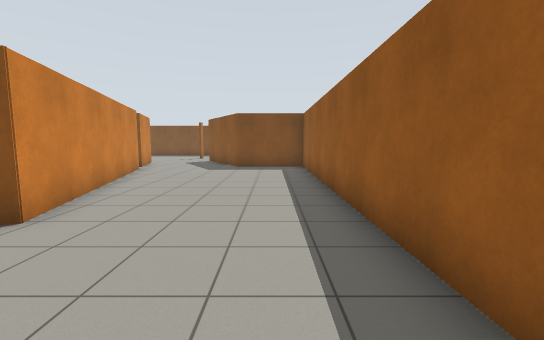
view 1 (above)

24 first-person views from a walk through a world built for the Gazebo simulator. The camera is 1.2 m above the floor, tilts 6° down and sees 90° across. The floor is counted in squares, 1 m on a side. Each view is taken from the middle of a square. On the plan, view 1 faces up. The plan holds only what a view shows up to about 12 squares ahead; the rest is blank.

view 2
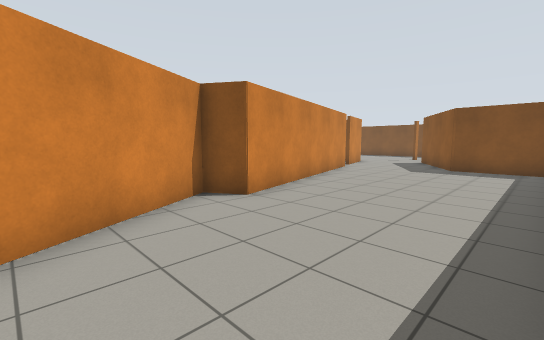

view 3
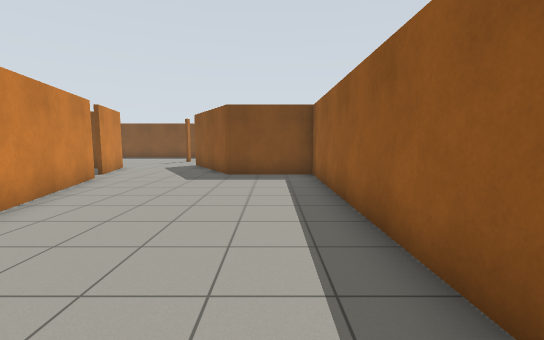

view 4
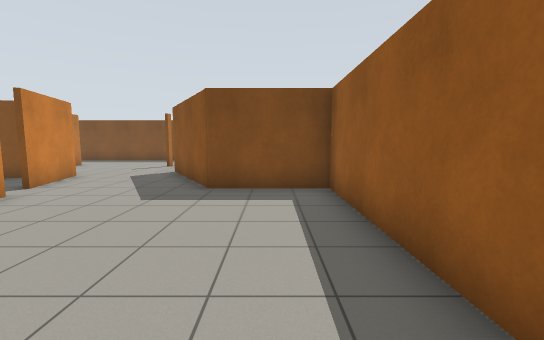

view 5
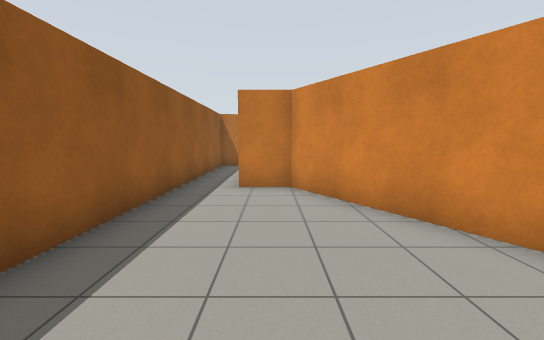

view 6
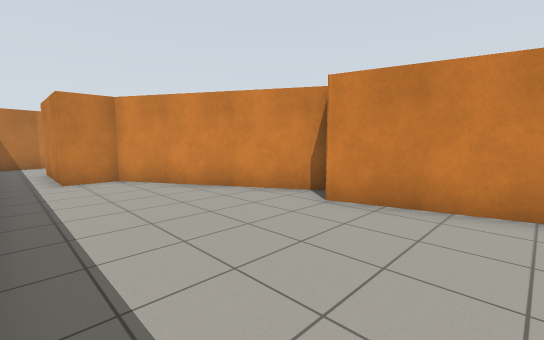

view 7
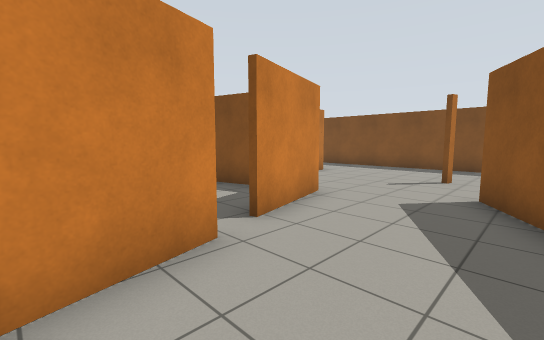

view 8
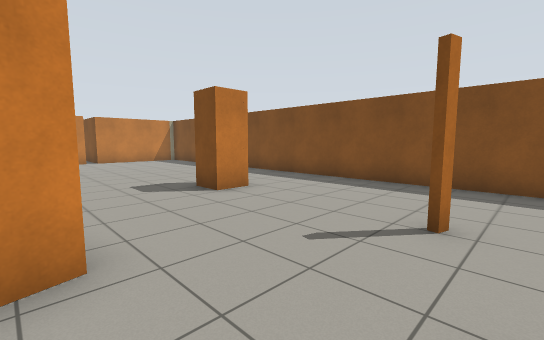

view 9
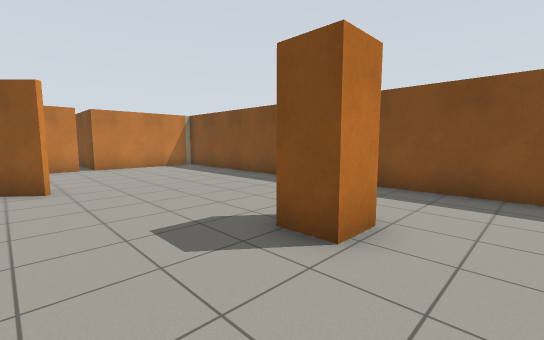

view 10
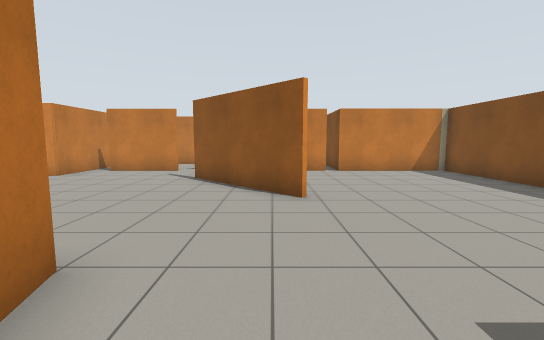

view 11
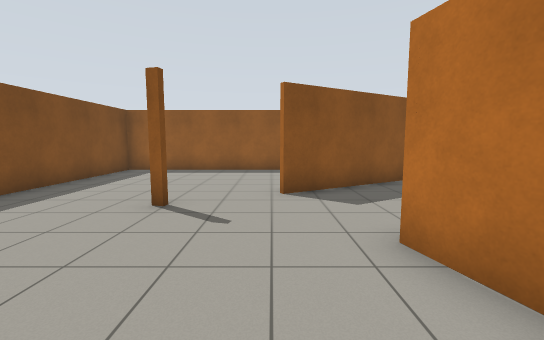

view 12
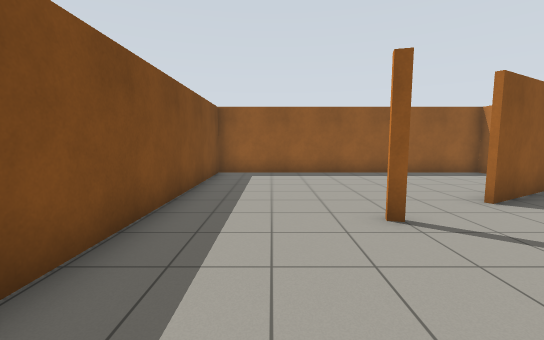

view 13
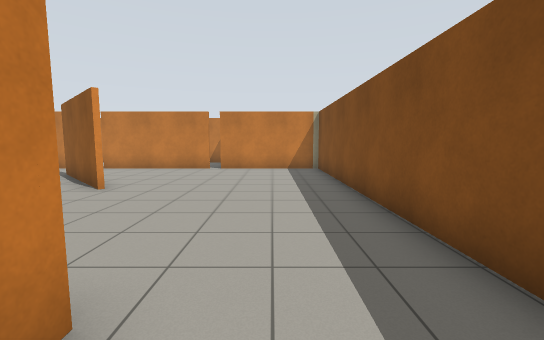

view 14
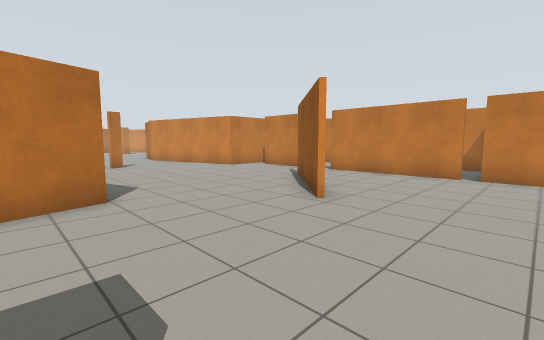

view 15
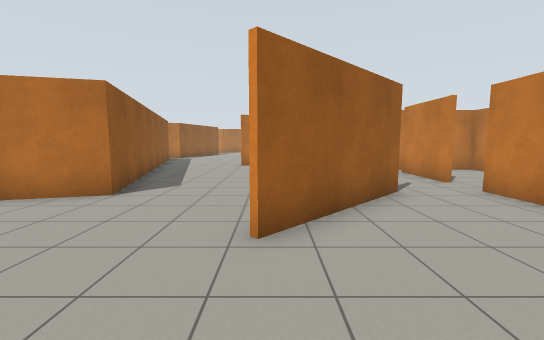

view 16
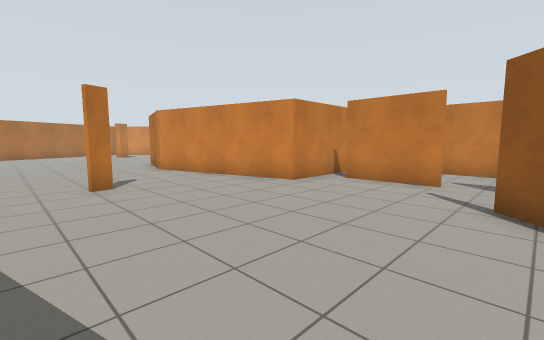

view 17
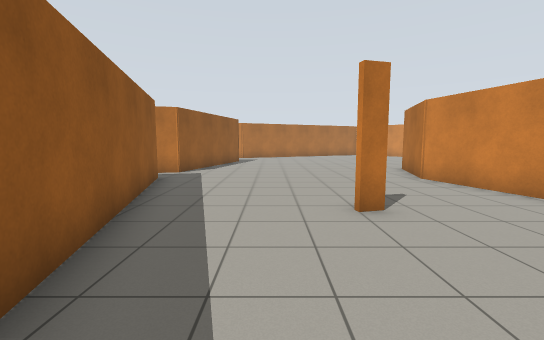

view 18
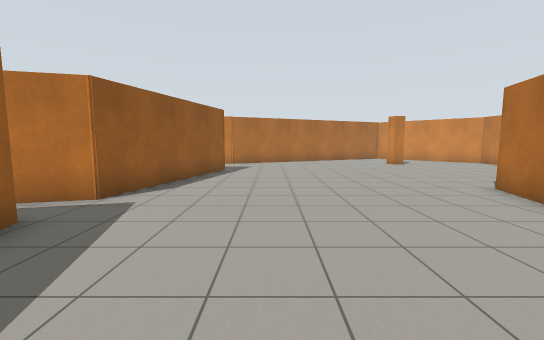

view 19
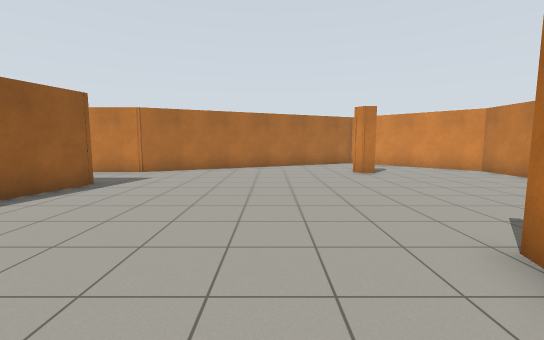

view 20
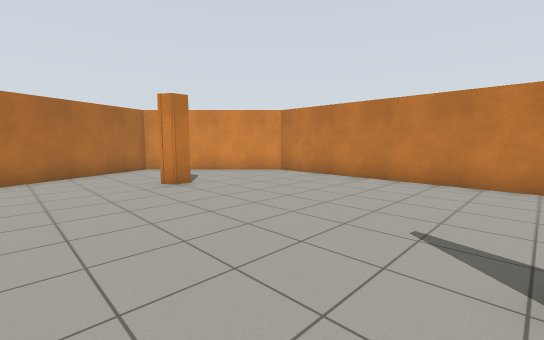

view 21
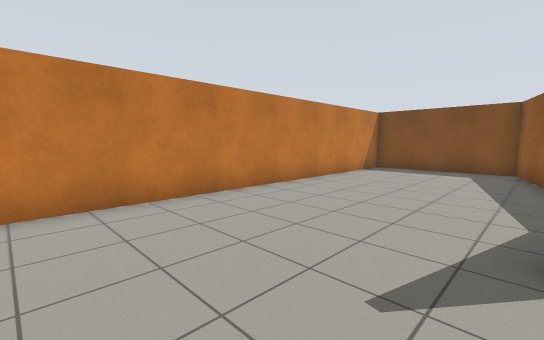

view 22
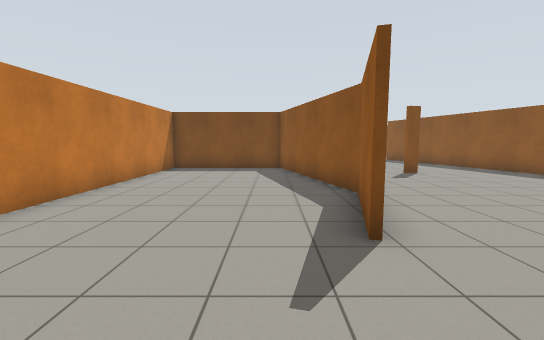

view 23
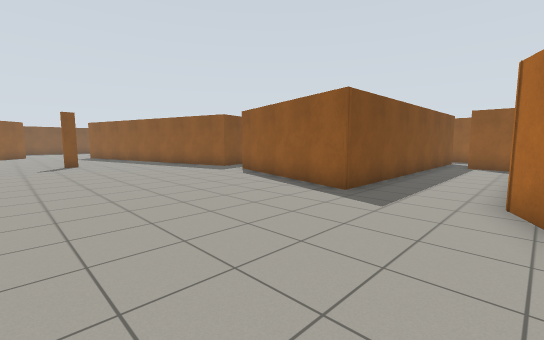

view 24
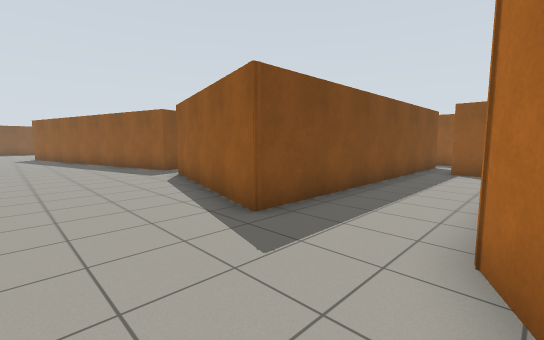

### Floor plan
Ten units are one square. View 1 is at (0, 0); x grows to the right and y downward. Boxes are objects, and circles mark ways between rooms. Rooms are numbered by the first view taken in them; rooms with no view inside come last. Other rooms are left out.
<svg viewBox="-250 -236 270 371">
<path fill="none" stroke="#000" d="M-58 -120 -37 -39 -46 -33 -15 21 -1 21M15 16 15 -129 -16 -129 -29 -150M-64 -142 -61 -128M-96 -198 -96 -187 -106 -187M-107 -197 -101 -197M-83 -151 -68 -155 -64 -142M-115 -142 -104 -145M-29 -150 -39 -167M-191 -135 -158 -168M10 -130 15 -130 15 -231 -211 -231 -211 -187M-211 -182 -211 -145M-188 8 -180 -23 -196 -83 -239 -83M-150 -63 -144 -65M-144 -63 -150 -62M-92 -21 -124 -140 -115 -142M-200 82 -194 82 -192 87M-205 -85 -195 -85 -178 -23 -187 8M-141 101 -108 86 -89 86M-245 -81 -245 89 -204 130 -159 110M-211 -122 -211 -92M-211 -145 -211 -135M-26 81 -26 66M-157 -167 -190 -134M-1 56 -110 56 -94 -5 -80 -8"/>
<circle cx="-45" cy="-150" r="3" fill="#2a7"/>
<circle cx="-135" cy="-150" r="3" fill="#2a7"/>
<circle cx="-200" cy="-140" r="3" fill="#2a7"/>
<text x="-10" y="-70">1</text>
<text x="-90" y="-190">2</text>
<text x="-170" y="0">3</text>
</svg>
Room 1 opens to room 2. Room 2 opens to room 3.

Where each view was taken, in squares from view 1:
view 1: 0 up, 0 right, facing up
view 2: 0 up, 1 right, facing up-left
view 3: 3 up, 0 right, facing up
view 4: 6 up, 0 right, facing up
view 5: 5 up, 1 left, facing down
view 6: 7 up, 1 right, facing down-left
view 7: 10 up, 3 left, facing up-left
view 8: 15 up, 4 left, facing up-left
view 9: 16 up, 8 left, facing up-left
view 10: 16 up, 10 left, facing left
view 11: 17 up, 10 left, facing right
view 12: 21 up, 9 left, facing right
view 13: 21 up, 9 left, facing left
view 14: 20 up, 11 left, facing down-left
view 15: 20 up, 16 left, facing down
view 16: 14 up, 13 left, facing down-left
view 17: 11 up, 13 left, facing down
view 18: 6 up, 13 left, facing down
view 19: 2 up, 16 left, facing down
view 20: 1 down, 16 left, facing down-left
view 21: 4 down, 19 left, facing up-left
view 22: 4 down, 20 left, facing up
view 23: 9 down, 17 left, facing up-right
view 24: 9 down, 14 left, facing up-right
